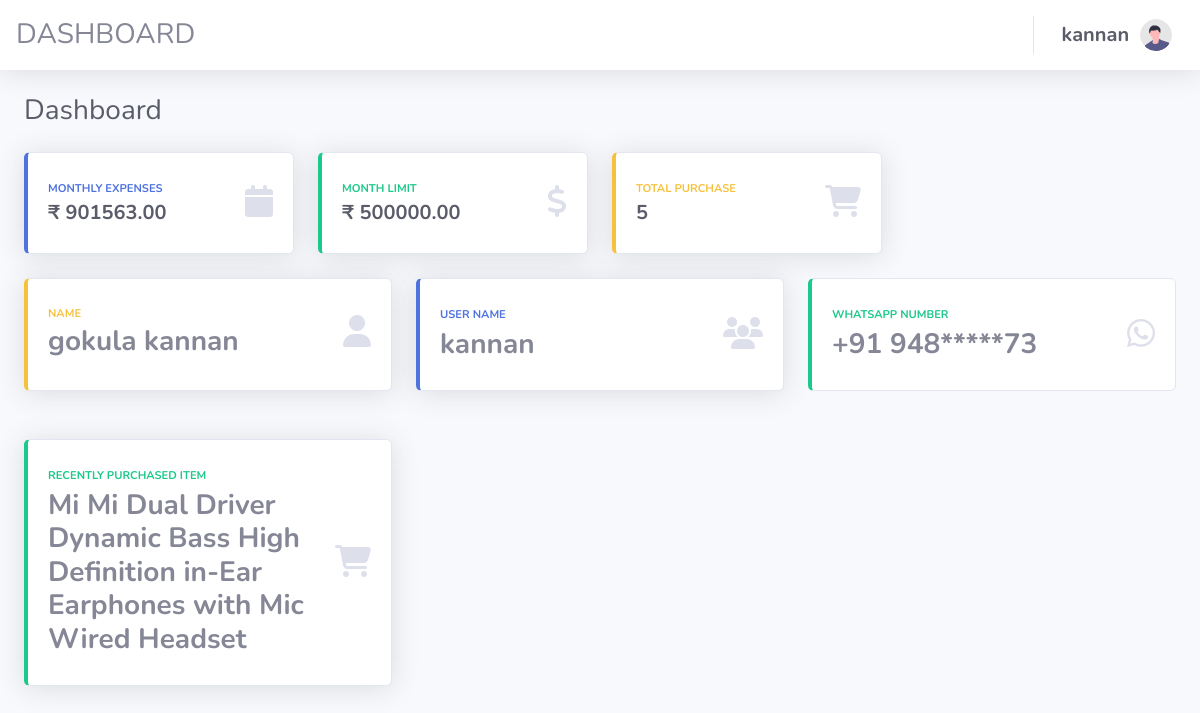
Page /dashboard (signed in) on the committed database.
### amazon/models.py (models this page shows)
class UserProfile(models.Model):
    user = models.ForeignKey(User, on_delete=models.CASCADE)
    recent_item_purchase = models.CharField(max_length=255, blank=True, null=True)
    total_purchases = models.PositiveIntegerField(default=0)
    monthly_expenses = models.DecimalField(max_digits=8, decimal_places=2, default=0)
    purchase_limit = models.DecimalField(max_digits=8, decimal_places=2, default=0)
    favorite_category = models.CharField(max_length=255, blank=True, null=True)
    whatsapp_number = models.CharField(max_length=15,null=True)

### amazon/views.py (the view)
# urls.py: path('dashboard',dashboard,name='dashboard'),
@login_required
def dashboard(request):
    user_profile = get_user(request)
    user_id = user_profile.id
    if not UserProfile.objects.filter(user= user_id).exists():
        form = UserDetailsForm(request.POST)
        if form.is_valid():
            save_user = form.save(commit=False)
            save_user.user = user_profile
            save_user.save()
            return redirect('otp')
        return render(request, 'dashdetails.html',{'form': form})
    else:
        whatsapp = UserProfile.objects.filter(user_id= user_id).values()
        number = whatsapp[0]['whatsapp_number'][3:-2]
        hash_no = whatsapp[0]['whatsapp_number'].replace(number,'*****')
    return render(request, 'index1.html', {'user_profile': user_profile,'no':whatsapp[0], 'number' : hash_no})

### amazon/templates/index1.html (shortened to what this page needs)
<!DOCTYPE html>
<html lang="en">
<head>
    {% load static %}
    <link href="{% static 'vendor/fontawesome-free/css/all.min.css' %}" rel="stylesheet" type="text/css">
<link rel="stylesheet" href="https://cdnjs.cloudflare.com/ajax/libs/font-awesome/6.4.0/css/all.min.css" />
    <link href="{% static 'css/sb-admin-2.min.css' %}" rel="stylesheet">
</head>
<body id="page-top">
    <div id="wrapper">
        <div id="content-wrapper" class="d-flex flex-column">
            <div id="content">
                <nav class="navbar h3 navbar-expand navbar-light bg-white topbar mb-4 static-top shadow">
                    DASHBOARD
                    <ul class="navbar-nav ml-auto">
                        <li class="nav-item dropdown no-arrow">
                            <a class="nav-link dropdown-toggle" href="{% url 'index' %}" id="userDropdown" role="button"
                                data-toggle="dropdown" aria-haspopup="true" aria-expanded="false">
                                <span class="h5 mb-0 font-weight-bold text-gray-800">{{user_profile.username}}&nbsp;&nbsp;</span>
                                <img class="img-profile rounded-circle"
                                    src="{% static 'img/undraw_profile.svg' %}">
                            </a>
                        </li>
                    </ul>
                </nav>
                <div class="container-fluid">
                    <div class="d-sm-flex align-items-center justify-content-between mb-4">
                        <h1 class="h3 mb-0 text-gray-800">Dashboard</h1>
                    </div>
                    <div class="row">
                        <div class="col-xl-3 col-md-6 mb-4">
                            <div class="card border-left-primary shadow h-100 py-2">
                                <div class="card-body">
                                    <div class="row no-gutters align-items-center">
                                        <div class="col mr-2">
                                            <div class="text-xs font-weight-bold text-primary text-uppercase mb-1">
                                                Monthly Expenses</div>
                                            <div class="h5 mb-0 font-weight-bold text-gray-800">₹&nbsp;{{no.monthly_expenses}}</div>
                                        </div>
                                        <div class="col-auto">
                                            <i class="fas fa-calendar fa-2x text-gray-300"></i>
                                        </div>
                                    </div>
                                </div>
                            </div>
                        </div>
                        <div class="col-xl-3 col-md-6 mb-4">
                            <div class="card border-left-success shadow h-100 py-2">
                                <div class="card-body">
                                    <div class="row no-gutters align-items-center">
                                        <div class="col mr-2">
                                            <div class="text-xs font-weight-bold text-success text-uppercase mb-1">
                                                Month Limit</div>
                                            <div class="h5 mb-0 font-weight-bold text-gray-800">₹&nbsp;{{no.purchase_limit}}</div>
                                        </div>
                                        <div class="col-auto">
                                            <i class="fas fa-dollar-sign fa-2x text-gray-300"></i>
                                        </div>
                                    </div>
                                </div>
                            </div>
                        </div>
                        <div class="col-xl-3 col-md-6 mb-4">
                            <div class="card border-left-warning shadow h-100 py-2">
                                <div class="card-body">
                                    <div class="row no-gutters align-items-center">
                                        <div class="col mr-2">
                                            <div class="text-xs font-weight-bold text-warning text-uppercase mb-1">
                                                Total Purchase</div>
                                            <div class="h5 mb-0 font-weight-bold text-gray-800">{{no.total_purchases}}</div>
                                        </div>
                                        <div class="col-auto">
                                            <i class="fas fa-cart-shopping fa-2x text-gray-300"></i>
                                        </div>
                                    </div>
                                </div>
                            </div>
                        </div>
                    </div>
                <div class="row">
                    <div class="col-xl-4 col-md-2 mb-5">
                        <div class="card border-left-warning shadow h-100 py-2">
                            <div class="card-body">
                                <div class="row no-gutters align-items-center">
                                    <div class="col mr-2">
                                        <div class="text-xs h2 font-weight-bold text-warning text-uppercase mb-1">
                                            Name</div>
                                            <div class="h3 mb-0 font-weight-bold ">{{user_profile.first_name}}&nbsp;{{user_profile.last_name}}</div>
                                    </div>
                                    <div class="col-auto">
                                        <i class="fas fa-user fa-2x text-gray-300"></i>
                                    </div>
                                </div>
                            </div>
                        </div>
                    </div>
                    <div class="col-xl-4 col-md-2 mb-5">
                        <div class="card border-left-primary shadow h-100 py-2">
                            <div class="card-body">
                                <div class="row no-gutters align-items-center">
                                    <div class="col mr-2">
                                        <div class="text-xs font-weight-bold text-primary text-uppercase mb-1">
                                            User Name </div>
                                            <div class="h3 mb-0 font-weight-bold ">{{user_profile.username}}</div>
                                    </div>
                                    <div class="col-auto">
                                        <i class="fas fa-users fa-2x text-gray-300"></i>
                                    </div>
                                </div>
                            </div>
                        </div>
                    </div>
                    <div class="col-xl-4 col-md-2 mb-5">
                        <div class="card border-left-success h-100 py-2">
                            <div class="card-body">
                                <div class="row no-gutters align-items-center">
                                    <div class="col mr-2">
                                        <div class="text-xs font-weight-bold text-success text-uppercase mb-1">
                                            WhatsApp Number</div>
                                            <div class="h3 mb-0 font-weight-bold ">+91 {{number}}</div>
                                    </div>
                                    <div class="col-auto">
                                        <i class="fa-brands fa-whatsapp fa-2x text-gray-300"></i>
                                    </div>
                                </div>
                            </div>
                        </div>
                    </div>
                </div>
                <div class="row">
                    <div class="col-xl-4 col-md-2 mb-5">
                        <div class="card border-left-success shadow h-100 py-2">
                            <div class="card-body">
                                <div class="row no-gutters align-items-center">
                                    <div class="col mr-2">
                                        <div class="text-xs font-weight-bold text-success text-uppercase mb-1">
                                            Recently Purchased Item</div>
                                            <div class="h3 mb-0 font-weight-bold ">{{no.recent_item_purchase}}</div>
                                    </div>
                                    <div class="col-auto">
                                        <i class="fa fa-cart-shopping fa-2x text-gray-300"></i>
                                    </div>
                                </div>
                            </div>
                        </div>
                    </div>
                </div>
</body>
</html>

### rows in the picture
UserProfile: monthly_expenses "901563.00", purchase_limit "500000.00", total_purchases "5", recent_item_purchase "Mi Mi Dual Driver Dynamic Bass High Definition in-Ear Earphones with Mic Wired Headset"

### other values in the picture
{{ user_profile.username }} "kannan"
{{ user_profile.first_name }} "gokula"
{{ user_profile.last_name }} "kannan"
{{ number }} "948*****73"
